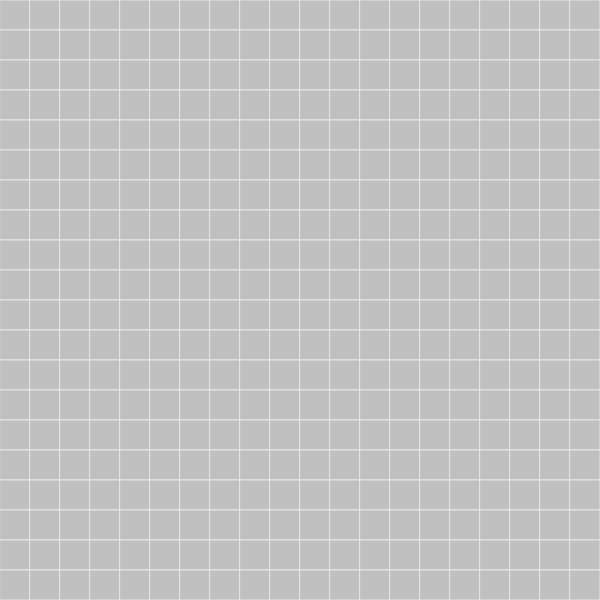
Frame 1 (no input)
Frame 60 (no input): identical to frame 1, image omitted
Frame 120 (the mouse pressed at the canvas centre since frame 60): identical to frame 1, image omitted

The p5.js sketch that drew this single still picture (run headless with seeded random() and noise() and a simulated clock; from frame 60 on, the mouse is pressed at the canvas centre):

// p5.js sketch
// ── sketch.js
var sw = 600;
var sh = 600;
var tilesX = 20;
var tilesY = 20;
var tw = sw / tilesX;
var th = sh / tilesY;
var numTiles = tilesX * tilesY;
var tiles = makeGridArray(tilesX, tilesY);
var numBombs = 60;

function setup() {
  print('the tile width is ' + tw);
  print('the tile height is ' + th);
  randomSeed(142857);
  for (var x = 0; x < tilesX; x++) {
    for (var y = 0; y < tilesY; y++) {
      tiles[x][y] = {
        up: false,
        flag: false,
        bomb: false,
        bombCount: 0
      };
    }
  }
  createCanvas(sw, sh);
  textSize(24);
  textAlign(CENTER);
  newGame();
}

function draw() {
  background(220);
  for (var y = 0; y < tilesY; y++) {
    for (var x = 0; x < tilesX; x++) {
      drawTile(x, y);
    }
  }
}

function drawTile(x, y) {
  var tile = getTile(x, y);
  if (tile.up) {
    if (tile.bomb) {
      drawBombTile(tile, x, y);
    } else if (tile.bombCount > 0) {
      drawNumberTile(tile, x, y);
    } else {
      drawBlankTile(tile, x, y);
    }
  } else {
    if (tile.flag) {
      drawFlagTile(tile, x, y);
    } else {
      drawDownTile(tile, x, y);
    }
  }
}

function drawDownTile(tile, x, y) {
  fill(192);
  stroke(230);
  rect(x * tw, y * th, tw, th);
}

function drawFlagTile(tile, x, y) {
  fill(192);
  stroke(230);
  rect(x * tw, y * th, tw, th);
  drawTextInTile(x, y, 'F');  
}

function drawBlankTile(tile, x, y) {
  fill(255);
  stroke(230);
  rect(x * tw, y * th, tw, th);
}

function drawNumberTile(tile, x, y) {
  fill(255);
  stroke(230);
  rect(x * tw, y * th, tw, th);
  drawTextInTile(x, y, tile.bombCount);
}

function drawBombTile(tile, x, y) {
  fill(255);
  stroke(230);
  rect(x * tw, y * th, tw, th);
  fill(0);
  stroke(30);
  ellipse(x * tw + (tw / 2), y * th + (th / 2), tw - 10, th - 10);
}

function drawTextInTile(x, y, txt) {
  noStroke();
  fill(128);
  var textH = textAscent();
  text(txt, (x * tw) + (tw / 2), (y * th) + textH + ((th-textH)/2));
}


function mouseClicked() {
  var gx = floor(mouseX / tw);
  var gy = floor(mouseY / th);
  var tile = getTile(gx, gy);
  //  if (tile) {
  //    print(JSON.stringify(tile));
  //  }
  if (mouseButton === LEFT) {
    //print('you clicked at (' + gx + ',' + gy + ') ' + JSON.stringify(tile));
    if (!tile.up) {
      if (tile.bomb) {
        // you lose
        tile.up = true;
      } else if (tile.bombCount === 0) {
        exposeBlanks(gx, gy);
      } else {
        tile.up = true;
      }
    }
  } else if (mouseButton === CENTER) {
    if (!tile.up) {
      if (tile.flag) {
        tile.flag = false;
      } else {
        tile.flag = true;
      }
      // another way to say the same thing would be:
      // tile.flag = !tile.flag
    }
  }
}

function keyTyped() {
  if (key === 'n') {
    newGame();
  } else if (key === 's') {
    for (var y = 0; y < tilesY; y++) {
      for (var x = 0; x < tilesX; x++) {
        var tile = getTile(x, y);
        tile.up = !tile.up;
      }
    }
  }
}

function exposeBlanks(x, y) {
  var tile = getTile(x, y);
  if (!tile) return;
  if (tile.bomb) return;
  if (tile.up) return;
  if (tile.bombCount > 0) {
    tile.up = true;
    return;
  }
  tile.up = true;
  exposeBlanks(x - 1, y - 1);
  exposeBlanks(x, y - 1);
  exposeBlanks(x + 1, y - 1);
  exposeBlanks(x - 1, y);
  exposeBlanks(x + 1, y);
  exposeBlanks(x - 1, y + 1);
  exposeBlanks(x, y + 1);
  exposeBlanks(x + 1, y + 1);
}

function newGame() {
  for (var y = 0; y < tilesY; y++) {
    for (var x = 0; x < tilesX; x++) {
      var tile = getTile(x, y);
      tile.up = false;
      tile.flag = false;
      tile.bomb = false;
      tile.bombCount = 0;
    }
  }
  for (i = 0; i < numBombs; i++) {
    setRandomBomb();
  }
  calculateBombCounts();
}

function setRandomBomb() {
  var bx = floor(random(tilesX));
  var by = floor(random(tilesY));
  var tile = getTile(bx, by);
  tile.bomb = true;
  //print('setting random bomb at ('+bx+','+by+')');
}

function calculateBombCounts() {
  for (var y = 0; y < tilesY; y++) {
    for (var x = 0; x < tilesX; x++) {
      var tile = getTile(x, y);
      if (!tile.bomb) {
        var cnt = 0;
        if (hasBomb(x - 1, y - 1)) cnt++;
        if (hasBomb(x, y - 1)) cnt++;
        if (hasBomb(x + 1, y - 1)) cnt++;
        if (hasBomb(x - 1, y)) cnt++;
        if (hasBomb(x + 1, y)) cnt++;
        if (hasBomb(x - 1, y + 1)) cnt++;
        if (hasBomb(x, y + 1)) cnt++;
        if (hasBomb(x + 1, y + 1)) cnt++;
        tile.bombCount = cnt;
      }
    }
  }
}

function calculateOneBombCount(tile) {}

function hasBomb(x, y) {
  var tile = getTile(x, y);
  if (tile) return tile.bomb;
  return false;
}

function loc(x, y) {
  return '(' + x + ',' + y + ')';
}

function makeGridArray(width, height) {
  var a = new Array(width);
  for (var x=0; x<width; x++) {
    a[x] = new Array(height);
  }
  return a;
}

function getTile(x, y) {
  if (x < 0) return undefined;
  if (y < 0) return undefined;
  if (x >= tilesX) return undefined;
  if (y >= tilesY) return undefined;
  return tiles[x][y];
}

function doForLoop() {
  for (var i = 0; i < 10; i++) {
    print(i);
  }

  for (var y = 0; y < tilesY; y++) {
    for (var x = 0; x < tilesX; x++) {
      var tile = getTile(x, y);
    }
  }
}
